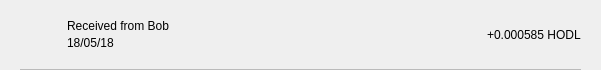
<?xml version="1.0" encoding="UTF-8"?>
<ui version="4.0">
 <class>TxRow</class>
 <widget class="QWidget" name="TxRow">
  <property name="geometry">
   <rect>
    <x>0</x>
    <y>0</y>
    <width>601</width>
    <height>70</height>
   </rect>
  </property>
  <property name="minimumSize">
   <size>
    <width>0</width>
    <height>40</height>
   </size>
  </property>
  <property name="windowTitle">
   <string>Form</string>
  </property>
  <layout class="QVBoxLayout" name="verticalLayout_3">
   <property name="spacing">
    <number>0</number>
   </property>
   <property name="leftMargin">
    <number>0</number>
   </property>
   <property name="topMargin">
    <number>0</number>
   </property>
   <property name="rightMargin">
    <number>0</number>
   </property>
   <property name="bottomMargin">
    <number>0</number>
   </property>
   <item>
    <widget class="QWidget" name="rowContainer" native="true">
     <layout class="QVBoxLayout" name="verticalLayout_2">
      <property name="spacing">
       <number>9</number>
      </property>
      <property name="leftMargin">
       <number>20</number>
      </property>
      <property name="topMargin">
       <number>9</number>
      </property>
      <property name="rightMargin">
       <number>20</number>
      </property>
      <property name="bottomMargin">
       <number>0</number>
      </property>
      <item>
       <widget class="QFrame" name="frame">
        <property name="styleSheet">
         <string notr="true">border:none;</string>
        </property>
        <property name="frameShape">
         <enum>QFrame::StyledPanel</enum>
        </property>
        <property name="frameShadow">
         <enum>QFrame::Raised</enum>
        </property>
        <layout class="QHBoxLayout" name="horizontalLayout" stretch="0,2,0">
         <property name="leftMargin">
          <number>0</number>
         </property>
         <property name="topMargin">
          <number>0</number>
         </property>
         <property name="rightMargin">
          <number>0</number>
         </property>
         <property name="bottomMargin">
          <number>0</number>
         </property>
         <item>
          <widget class="QPushButton" name="icon">
           <property name="focusPolicy">
            <enum>Qt::NoFocus</enum>
           </property>
           <property name="styleSheet">
            <string notr="true">border:none;</string>
           </property>
           <property name="text">
            <string/>
           </property>
           <property name="iconSize">
            <size>
             <width>28</width>
             <height>28</height>
            </size>
           </property>
          </widget>
         </item>
         <item>
          <layout class="QVBoxLayout" name="verticalLayout">
           <property name="spacing">
            <number>3</number>
           </property>
           <property name="leftMargin">
            <number>9</number>
           </property>
           <item>
            <widget class="QLabel" name="lblAddress">
             <property name="styleSheet">
              <string notr="true"/>
             </property>
             <property name="text">
              <string>Received from Bob</string>
             </property>
             <property name="alignment">
              <set>Qt::AlignBottom|Qt::AlignLeading|Qt::AlignLeft</set>
             </property>
            </widget>
           </item>
           <item>
            <widget class="QLabel" name="lblDate">
             <property name="styleSheet">
              <string notr="true"/>
             </property>
             <property name="text">
              <string>18/05/18</string>
             </property>
             <property name="alignment">
              <set>Qt::AlignLeading|Qt::AlignLeft|Qt::AlignTop</set>
             </property>
            </widget>
           </item>
          </layout>
         </item>
         <item>
          <widget class="QLabel" name="lblAmount">
           <property name="styleSheet">
            <string notr="true"/>
           </property>
           <property name="text">
            <string>+0.000585 HODL</string>
           </property>
          </widget>
         </item>
        </layout>
       </widget>
      </item>
      <item>
       <widget class="QLabel" name="lblDivisory">
        <property name="minimumSize">
         <size>
          <width>0</width>
          <height>1</height>
         </size>
        </property>
        <property name="maximumSize">
         <size>
          <width>16777215</width>
          <height>1</height>
         </size>
        </property>
        <property name="styleSheet">
         <string notr="true">background-color:#bababa;</string>
        </property>
        <property name="text">
         <string/>
        </property>
        <property name="alignment">
         <set>Qt::AlignBottom|Qt::AlignLeading|Qt::AlignLeft</set>
        </property>
       </widget>
      </item>
     </layout>
    </widget>
   </item>
  </layout>
 </widget>
 <resources/>
 <connections/>
</ui>
